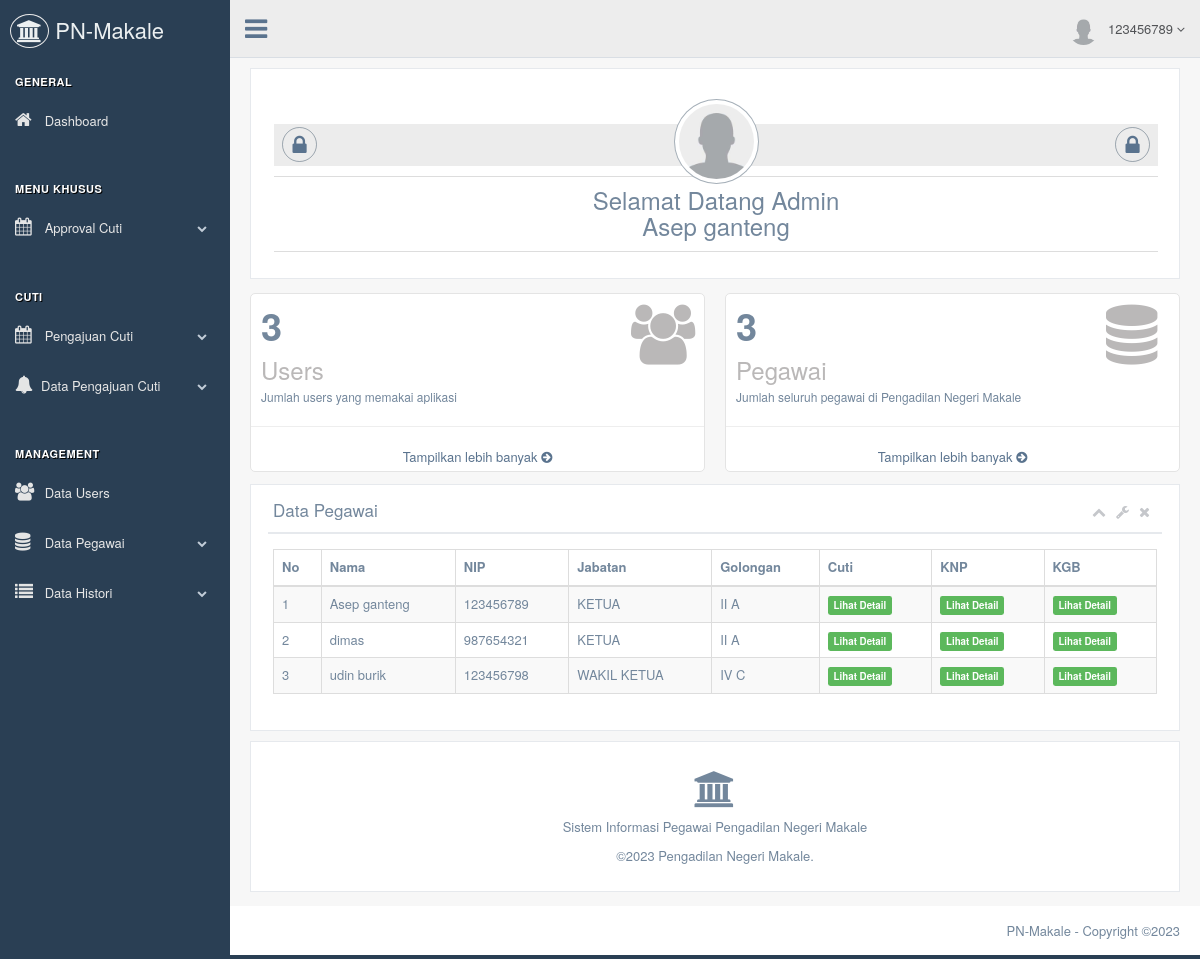
Screenshot of /admin/index.php (signed in) with the database file from the repository.
### tables this page shows
CREATE TABLE `pegawai` (
  `id_pegawai` int(25) NOT NULL,
  `nama_pegawai` varchar(225) NOT NULL,
  `nip` varchar(225) NOT NULL,
  `id_jabatan` int(25) NOT NULL,
  `id_golongan` int(25) NOT NULL,
  `unit_kerja` varchar(225) NOT NULL
);

CREATE TABLE `jabatan` (
  `id_jabatan` int(25) NOT NULL,
  `nama_jabatan` varchar(225) NOT NULL
);

CREATE TABLE `golongan` (
  `id_golongan` int(25) NOT NULL,
  `nama_golongan` varchar(255) NOT NULL
);

### admin/dashboard.php (the view, shortened to what this page needs)
<div class="row">
  <div class="ccol-md-12 col-sm-12 col-xs-12">
    <div class="x_panel">
      <div class="x_content text-center">
        <div class="flex">
          <ul class="list-inline widget_profile_box">
            <li>
              <a>
                <i class="fa fa-lock"></i>
              </a>
            </li>
            <li>
              <?php
              include '../database/koneksi.php';
              $selectfoto = mysqli_query($koneksi, "SELECT * FROM user WHERE nip='$nip'");
              $row2 = mysqli_fetch_array($selectfoto);
              if (empty($row2['foto'])) {
              ?>
                  <img src="../build/images/user.png" class="img-circle profile_img">
              <?php
            } elseif (!empty($row2['foto'])) {
              ?>
                  <img src="../build/images/thump_<?php echo $row2['foto']; ?>" class="img-circle profile_img">
              <?php
              }
               ?>
            </li>
            <li>
              <a>
                <i class="fa fa-lock"></i>
              </a>
            </li>
          </ul>
        </div>
        <div class="flex">
          <ul class="list-inline count2">
            <li>
              <h3 class="name">Selamat Datang Admin</h3>
              <?php
              include '../database/koneksi.php';
               $select = mysqli_query($koneksi,"SELECT * FROM pegawai WHERE nip='$nip'");
              $selectnama = mysqli_fetch_array($select);
              ?>
               <h3 class="name"><?php echo $selectnama['nama_pegawai'] ?></h3>
            </li>
          </ul>
        </div>
      </div>
    </div>
  </div>
</div>
<?php
  include '../database/koneksi.php';
  $queryuser = mysqli_query($koneksi, "SELECT count(*) as total from user");
  $user=mysqli_fetch_assoc($queryuser);
  $querypegawai = mysqli_query($koneksi, "SELECT count(*) as total from pegawai");
  $pegawai=mysqli_fetch_assoc($querypegawai);
 ?>
<div class="row top_tiles">
   <div class="animated flipInY col-md-6 col-sm-6 col-xs-12">
     <div class="tile-stats">
       <div class="icon"><i class="fa fa-users"></i></div>
       <div class="count"><?php echo $user['total']; ?></div>
       <h3>Users</h3>
       <p>Jumlah users yang memakai aplikasi</p>
       <hr>
       <div class="text-center small-box">
         <a href="index.php?page=data_user" class="small-box-footer">Tampilkan lebih banyak <i class="fa fa-arrow-circle-right"></i></a>
       </div>
     </div>
   </div>
   <div class="animated flipInY col-md-6 col-sm-6 col-xs-12">
     <div class="tile-stats">
       <div class="icon"><i class="fa fa-database"></i></div>
       <div class="count"><?php echo $pegawai['total']; ?></div>
       <h3>Pegawai</h3>
       <p>Jumlah seluruh pegawai di Pengadilan Negeri Makale</p>
       <hr>
       <div class="text-center small-box">
         <a href="index.php?page=data_pegawai" class="small-box-footer">Tampilkan lebih banyak <i class="fa fa-arrow-circle-right"></i></a>
       </div>
     </div>
   </div>
</div>
<div class="row top_tiles">
  <div class="col-md-12 col-sm-12 col-xs-12">
    <div class="x_panel">
      <div class="x_title">
        <h2>Data Pegawai <small>Daftar pegawai pengadilan Negeri Makale</small></h2>
        <ul class="nav navbar-right panel_toolbox">
          <li><a class="collapse-link"><i class="fa fa-chevron-up"></i></a>
          </li>
          <li class="dropdown">
            <a href="#" class="dropdown-toggle" data-toggle="dropdown" role="button" aria-expanded="false"><i class="fa fa-wrench"></i></a>
          </li>
          <li><a class="close-link"><i class="fa fa-close"></i></a>
          </li>
        </ul>
        <div class="clearfix"></div>
      </div>
      <div class="x_content">
        <table id="datatable" class="table table-striped table-bordered table-hover">
          <thead>
            <tr>
              <th>No</th>
              <th>Nama</th>
              <th>NIP</th>
              <th>Jabatan</th>
              <th>Golongan</th>
              <th>Cuti</th>
              <th>KNP</th>
              <th>KGB</th>
            </tr>
          </thead>
          <tbody>
            <?php
              include '../database/koneksi.php';
              $query = mysqli_query($koneksi,"SELECT * FROM pegawai pg, jabatan jb, golongan gl WHERE pg.id_jabatan=jb.id_jabatan and pg.id_golongan=gl.id_golongan order by pg.id_jabatan");
              $i = 1;
              while ($row = mysqli_fetch_array($query)) {
             ?>
             <tr>
               <td><?php echo $i ?></td>
               <td><?php echo $row['nama_pegawai'] ?></td>
               <td><?php echo $row['nip'] ?></td>
               <td><?php echo $row['nama_jabatan'] ?></td>
               <td><?php echo $row['nama_golongan'] ?></td>
               <td><a href="index.php?page=viewcutipegawai&nip=<?php echo $row['nip'] ?>" class="label label-success">Lihat Detail</a> </td>
               <td><a href="index.php?page=viewknppegawai&nip=<?php echo $row['nip'] ?>"  class="label label-success">Lihat Detail</a> </td>
               <td><a href="index.php?page=viewkgbpegawai&nip=<?php echo $row['nip'] ?>"  class="label label-success">Lihat Detail</a> </td>
             </tr>
             <?php
             $i++;
            }
              ?>
          </tbody>
        </table>
      </div>
    </div>
  </div>
</div>
<div class="row">
<div class="ccol-md-12 col-sm-12 col-xs-12">
  <div class="x_panel">
    <div class="x_content text-center">
      <h1><i class="fa fa-university"></i> </h1>
      <p>Sistem Informasi Pegawai Pengadilan Negeri Makale</p>
      <p>©<?= date('Y');?> Pengadilan Negeri Makale.</p>
    </div>
  </div>
</div>
</div>

### admin/index.php (shortened to what this page needs)
<?php session_start();
  if ($_SESSION['nip']) {
  $nip = $_SESSION['nip'];
  ?>
<!DOCTYPE html>
<html lang="en">
  <head>
    <link href="../vendors/bootstrap/dist/css/bootstrap.min.css" rel="stylesheet">
    <link href="../vendors/font-awesome/css/font-awesome.min.css" rel="stylesheet">
    <link href="../vendors/nprogress/nprogress.css" rel="stylesheet">
    <link href="../vendors/iCheck/skins/flat/green.css" rel="stylesheet">
    <link href="../vendors/datatables.net-bs/css/dataTables.bootstrap.min.css" rel="stylesheet">
    <link href="../vendors/datatables.net-buttons-bs/css/buttons.bootstrap.min.css" rel="stylesheet">
    <link href="../vendors/datatables.net-fixedheader-bs/css/fixedHeader.bootstrap.min.css" rel="stylesheet">
    <link href="../vendors/datatables.net-responsive-bs/css/responsive.bootstrap.min.css" rel="stylesheet">
    <link href="../vendors/datatables.net-scroller-bs/css/scroller.bootstrap.min.css" rel="stylesheet">
    <link href="../vendors/bootstrap-progressbar/css/bootstrap-progressbar-3.3.4.min.css" rel="stylesheet">
    <link href="../vendors/jqvmap/dist/jqvmap.min.css" rel="stylesheet"/>
    <link href="../vendors/bootstrap-daterangepicker/daterangepicker.css" rel="stylesheet">
    <link href="../build/css/custom.min.css" rel="stylesheet">
  </head>
  <body class="nav-md">
    <div class="container body">
      <div class="main_container">
        <div class="col-md-3 left_col">
          <div class="left_col scroll-view">
            <div class="navbar nav_title" style="border: 0;">
              <a href="index.php?page=dashboard" class="site_title"><i class="fa fa-university"></i><span> PN-Makale</span></a>
            </div>
            <br />
            <div id="sidebar-menu" class="main_menu_side hidden-print main_menu">
                <?php
                include'menu.php'; ?>
            </div>
          </div>
        </div>
        <div class="top_nav">
          <div class="nav_menu">
            <nav>
              <div class="nav toggle">
                <a id="menu_toggle"><i class="fa fa-bars"></i></a>
              </div>
              <ul class="nav navbar-nav navbar-right">
                <li class="">
                  <a href="javascript:;" class="user-profile dropdown-toggle" data-toggle="dropdown" aria-expanded="false">
                    <?php
                      include '../database/koneksi.php';
                      $selectfoto = mysqli_query($koneksi, "SELECT * FROM user WHERE nip='$nip'");
                      $row2 = mysqli_fetch_array($selectfoto);
                      if (empty($row2['foto'])) {
                      ?>
                          <img src="../build/images/user.png"><?php echo $nip; ?>
                      <?php
                    } elseif (!empty($row2['foto'])) {
                      ?>
                          <img src="../build/images/thump_<?php echo $row2['foto']; ?>"><?php echo $nip; ?>
                      <?php
                      }
                       ?>
                    <span class=" fa fa-angle-down"></span>
                  </a>
                </li>
              </ul>
            </nav>
          </div>
        </div>
        <div class="right_col" role="main">
          <?php
          if (isset($_GET['page'])) {
            switch ($_GET['page']) {
              case 'data_user': include'data_user.php'; break;
              case 'data_pegawai': include'data_pegawai.php'; break;
              case 'data_jabatan': include'data_jabatan.php'; break;
              case 'data_golongan': include'data_golongan.php'; break;
              case 'daftar_cuti': include'daftar_cuti.php'; break;
              case 'daftar_knp': include'daftar_knp.php'; break;
              case 'daftar_kgb': include'daftar_kgb.php'; break;
              case 'viewcutipegawai': include'view_cutipegawai.php'; break;
              case 'viewknppegawai': include'view_knppegawai.php'; break;
              case 'viewkgbpegawai': include'view_kgbpegawai.php'; break;
              case 'profile': include'profile.php'; break;
              case 'dashboard': include'dashboard.php'; break;
              case 'ajukan_cuti': include'pengajuan_cuti.php'; break;
              case 'daftar_approval': include'daftar_approval.php'; break;
              case 'disetujui': include'cuti_disetujui.php'; break;
              case 'perubahan': include'cuti_perubahan.php'; break;
              case 'ditangguhkan': include'cuti_ditangguhkan.php'; break;
              case 'tidakdisetujui': include'cuti_tidakdisetujui.php'; break;
              case '': include'dashboard.php';break;
            }
          } else {
            include 'dashboard.php';
          }
         ?>
        </div>
        <footer>
          <div class="pull-right">
            PN-Makale - Copyright ©<?= date('Y'); ?></a>
          </div>
          <div class="clearfix"></div>
        </footer>
      </div>
    </div>
      <?php } ?>
  </body>
</html>

### admin/menu.php (shortened to what this page needs)
<div class="menu_section">
  <h3>General</h3>
  <ul class="nav side-menu">
  <li><a href="index.php?page=dashboard"><i class="fa fa-home"></i> Dashboard</a></li>
</ul>
</div>
<?php
  include '../database/koneksi.php';
  $selectjabatan = mysqli_query($koneksi, "SELECT * FROM pegawai pg, jabatan jb WHERE nip='$nip' and pg.id_jabatan=jb.id_jabatan");
  $rowselect = mysqli_fetch_array($selectjabatan);
  $jabatanpegawai = $rowselect['nama_jabatan'];
  if ($jabatanpegawai == 'PANITERA' || $jabatanpegawai == 'SEKRETARIS' || $jabatanpegawai =='KETUA' || $jabatanpegawai =='PANMUD HUKUM' || $jabatanpegawai =='PANMUD HUKUM GUGATAN' || $jabatanpegawai =='PANMUD HUKUM PERMOHONAN' || $jabatanpegawai =='KASUBAG KEPEGAWAIAN DAN ORTALA' || $jabatanpegawai =='KASUBAG PERNCANAAN, IT DAN PELAPORAN' || $jabatanpegawai =='KASUBAG UMUM DAN KEUANGAN') {
    ?>
    <div class="menu_section">
    <h3>Menu Khusus</h3>
    <ul class="nav side-menu">
      <li><a href="#"><i class="fa fa-calendar"></i> Approval Cuti <span class="fa fa-chevron-down"></span></a>
      </li>
    </ul>
    </div>
    <?php
  }
 ?>
 <div class="menu_section">
  <h3>Cuti</h3>
  <ul class="nav side-menu">
  <li><a href="#"><i class="fa fa-calendar"></i> Pengajuan Cuti <span class="fa fa-chevron-down"></span></a>
    </li>
    <li><a href="#"><i class="fa fa-bell"></i>Data Pengajuan Cuti <span class="fa fa-chevron-down"></span></a>
    </li>
  </ul>
 </div>
<div class="menu_section">
  <h3>Management</h3>
  <ul class="nav side-menu">
    <li><a href="index.php?page=data_user"><i class="fa fa-users"></i> Data Users</a></li>
    <li><a href="#"><i class="fa fa-database"></i> Data Pegawai <span class="fa fa-chevron-down"></span></a>
    </li>
    <li><a href="#"><i class="fa fa-list"></i> Data Histori <span class="fa fa-chevron-down"></span></a>
    </li>
  </ul>
</div>

### rows the page displays
pegawai: nama_pegawai "Asep ganteng", nip "123456789", id_jabatan.nama_jabatan "KETUA", id_golongan.nama_golongan "II A"
pegawai: nama_pegawai "dimas", nip "987654321", id_jabatan.nama_jabatan "KETUA", id_golongan.nama_golongan "II A"
pegawai: nama_pegawai "udin burik", nip "123456798", id_jabatan.nama_jabatan "WAKIL KETUA", id_golongan.nama_golongan "IV C"

### other values shown
$nip "123456789"
$user['total'] "3"
$pegawai['total'] "3"
